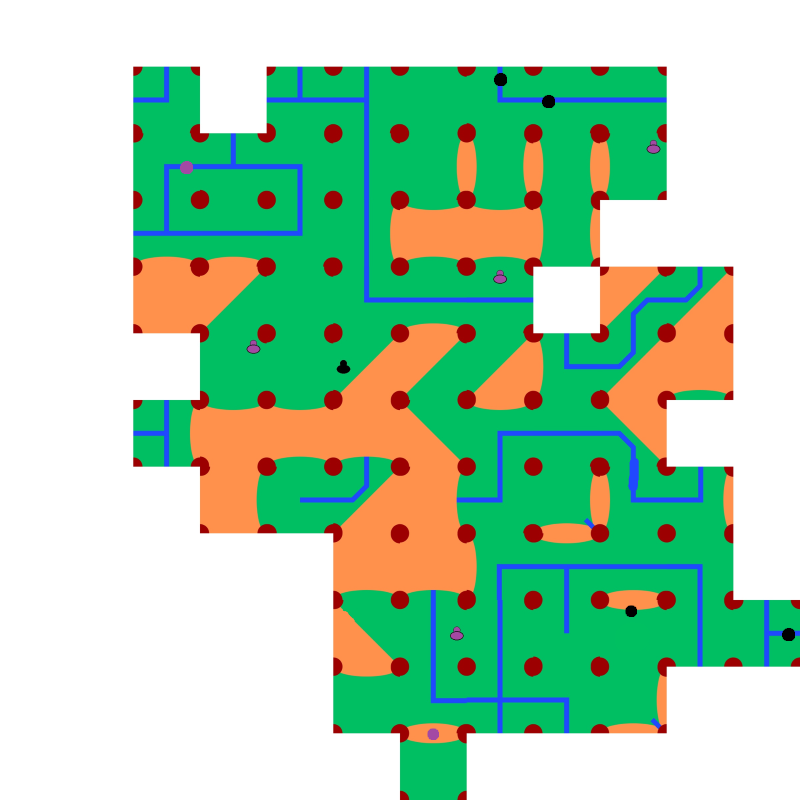
#> input picture abs/field_scorer/CarcassoneFieldsv5/imagenPiola5.jpg, 800 x 800 px
$ python debug_colors.py imagenPiola5.jpg
#> lines starting #> are read from the running program, lines starting #| are printed output that depends on the picture; after the words box and inside, x2 and y2 are one past the last pixel; in counts of white or black regions, pixels touching at a corner belong together
### abs/field_scorer/CarcassoneFieldsv5/src/image_processor.py
"""
Procesamiento de la imagen del tablero.
"""
import numpy as np
import cv2
from typing import Tuple
from config.colors import COLORS, COLOR_TOLERANCE, MEEPLE_TOLERANCE


class ImageProcessor:
    """Procesa la imagen del tablero de Carcassonne."""

    def __init__(self, image_path: str):
        """
        Inicializa el procesador de imágenes.

        Args:
            image_path: Ruta de la imagen del tablero
        """
#> called with image_path = 'imagenPiola5.jpg'
        self.image = cv2.imread(image_path)
#> self.image is the input picture: shape (800, 800, 3); mean B, G, R 173.4, 208, 161.5
        if self.image is None:
            raise ValueError(f"No se pudo cargar la imagen: {image_path}")
        self.image = cv2.cvtColor(self.image, cv2.COLOR_BGR2RGB)
        self.height, self.width = self.image.shape[:2]
#> self.height = 800; self.width = 800

    def create_mask(self, color_name: str) -> np.ndarray:
        """
        Crea una máscara binaria para un color específico.

        Args:
            color_name: Nombre del color en COLORS

        Returns:
            Máscara binaria donde True indica el color buscado
        """
        target_color = np.array(COLORS[color_name])

        # Usar tolerancia específica para meeples
        if 'MEEPLE' in color_name:
            tolerance = MEEPLE_TOLERANCE
        else:
            tolerance = COLOR_TOLERANCE

        lower = np.clip(target_color - tolerance, 0, 255)
        upper = np.clip(target_color + tolerance, 0, 255)

        mask = cv2.inRange(self.image, lower, upper)
        return mask > 0

    def get_combined_barrier_mask(self) -> np.ndarray:
        """
        Crea una máscara combinada de barreras (caminos + castillos).

        Returns:
            Máscara binaria de barreras
        """
        road_mask = self.create_mask('ROAD')
        castle_mask = self.create_mask('CASTLE')
        return road_mask | castle_mask

### abs/field_scorer/CarcassoneFieldsv5/debug_colors.py
"""
Herramienta de debug para ver qué colores detecta el programa.
"""
import sys
import cv2
import numpy as np
from .src.image_processor import ImageProcessor
from .config.colors import COLORS


def show_color_masks(image_path):
    """Muestra las máscaras de cada color."""

    processor = ImageProcessor(image_path)

    print("Dimensiones de imagen:", processor.image.shape)
#| Dimensiones de imagen: (800, 800, 3)
    print("\nColores configurados:")
    for name, color in COLORS.items():
        print(f"  {name}: RGB{color}")

    print("\nCreando máscaras...")

    # Mostrar imagen original
    cv2.imshow('Original', cv2.cvtColor(processor.image, cv2.COLOR_RGB2BGR))

    # Crear y mostrar máscara para cada color
    for color_name in COLORS.keys():
        mask = processor.create_mask(color_name)
        pixel_count = np.sum(mask)

        print(f"\n{color_name}:")
        print(f"  Pixeles detectados: {pixel_count}")
        print(f"  Porcentaje: {pixel_count / mask.size * 100:.2f}%")

        # Convertir máscara a imagen visible
        mask_img = np.zeros_like(processor.image)
        mask_img[mask] = COLORS[color_name]

        cv2.imshow(f'{color_name}', cv2.cvtColor(mask_img, cv2.COLOR_RGB2BGR))
#> this loop made 6 passes
#> pixel_count on passes 1 to 6: 206240, 73193, 21, 0, 544, 610
#|   Pixeles detectados: 206240
#|   Porcentaje: 32.23%
#|   Pixeles detectados: 73193
#|   Porcentaje: 11.44%
#|   Pixeles detectados: 21
#|   Porcentaje: 0.00%
#|   Pixeles detectados: 0
#|   Porcentaje: 0.00%
#|   Pixeles detectados: 544
#|   Porcentaje: 0.08%
#> (further printed lines are left out)
#> pass 1, in create_mask, `mask = cv2.inRange(self.image, lower, upper)`:
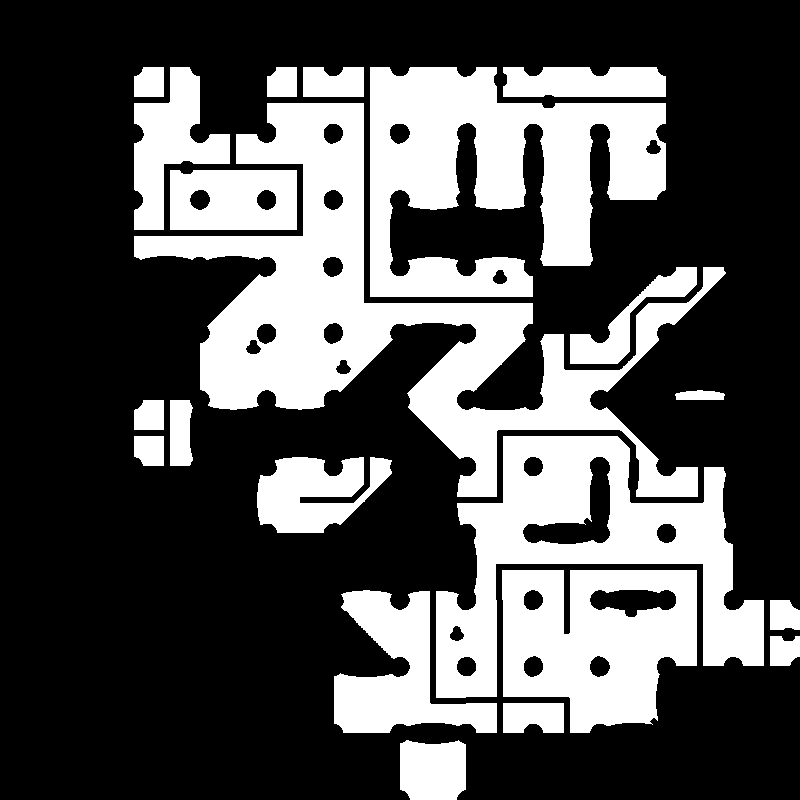
#> mask: shape (800, 800); 32.2% white; 21 white regions, largest, box (x1, y1, x2, y2) and area: (134, 103, 726, 497) 58254, (370, 67, 666, 297) 38617, (436, 436, 764, 698) 32446
#> pass 1, in show_color_masks, `cv2.imshow(f'{color_name}', cv2.cvtColor(mask_img, cv2.COLOR_RGB2BGR))`:
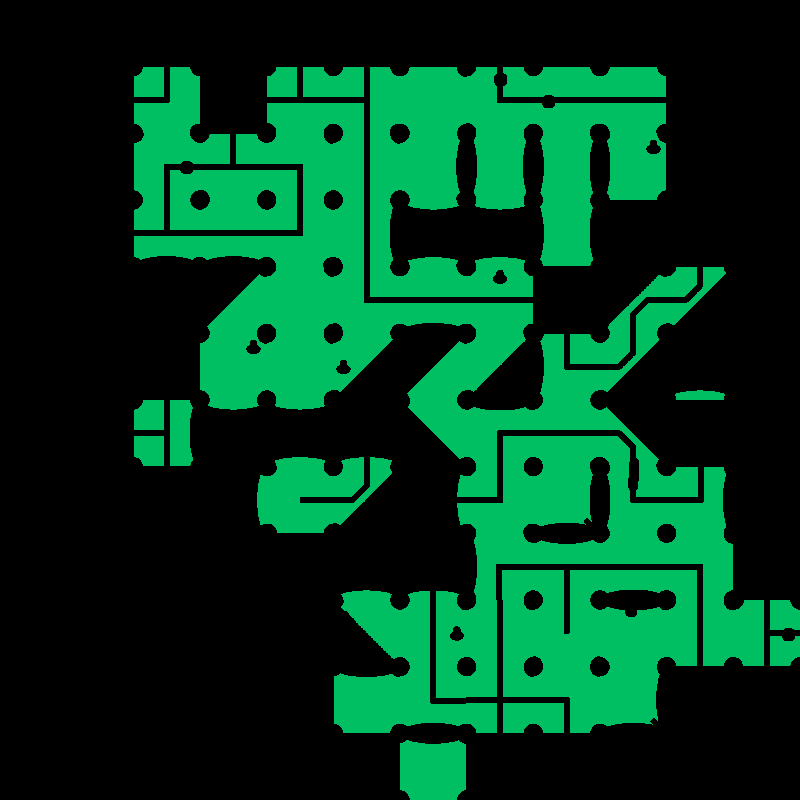
#> window 'FIELD': shape (800, 800, 3); mean B, G, R 31.6, 61.5, 0
#> pass 2, in create_mask (call 2), `mask = cv2.inRange(self.image, lower, upper)`:
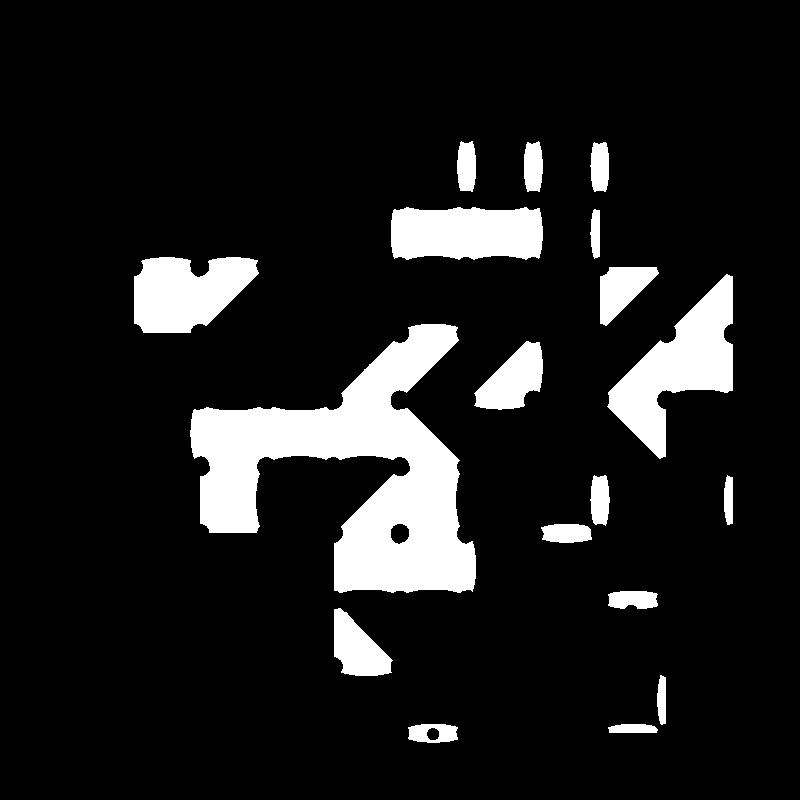
#> mask: shape (800, 800); 11.4% white; 18 white regions, largest, box (x1, y1, x2, y2) and area: (190, 324, 476, 593) 34685, (607, 274, 733, 459) 9785, (391, 207, 543, 260) 7263
#> after the loop: mask_img: shape (800, 800, 3); every value is 0

    # Mostrar máscara de barreras
    barrier_mask = processor.get_combined_barrier_mask()
#> in create_mask (call 7), `mask = cv2.inRange(self.image, lower, upper)`:
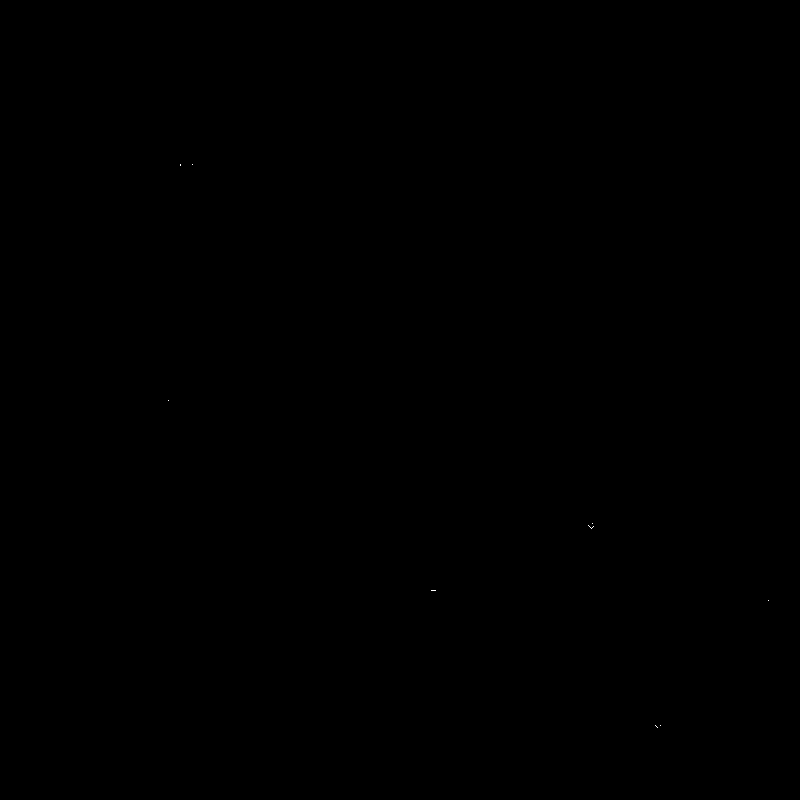
#> mask: shape (800, 800); 0% white in thin lines or dots, all inside (x1, y1, x2, y2) = (168, 164, 769, 728)
#> in get_combined_barrier_mask, `return road_mask | castle_mask`: returned value: shape (800, 800) bool; 11.4% white; 22 white regions (4 under 20 px), largest, box (x1, y1, x2, y2) and area: (190, 324, 476, 593) 34690, (607, 274, 733, 459) 9785, (391, 207, 543, 260) 7263
    barrier_count = np.sum(barrier_mask)
#> barrier_count = 73214
    print(f"\nBARRERAS (Caminos + Castillos):")
    print(f"  Pixeles detectados: {barrier_count}")
#|   Pixeles detectados: 73214

    barrier_img = np.zeros_like(processor.image)
    barrier_img[barrier_mask] = (255, 255, 0)  # Amarillo
    cv2.imshow('Barreras', cv2.cvtColor(barrier_img, cv2.COLOR_RGB2BGR))
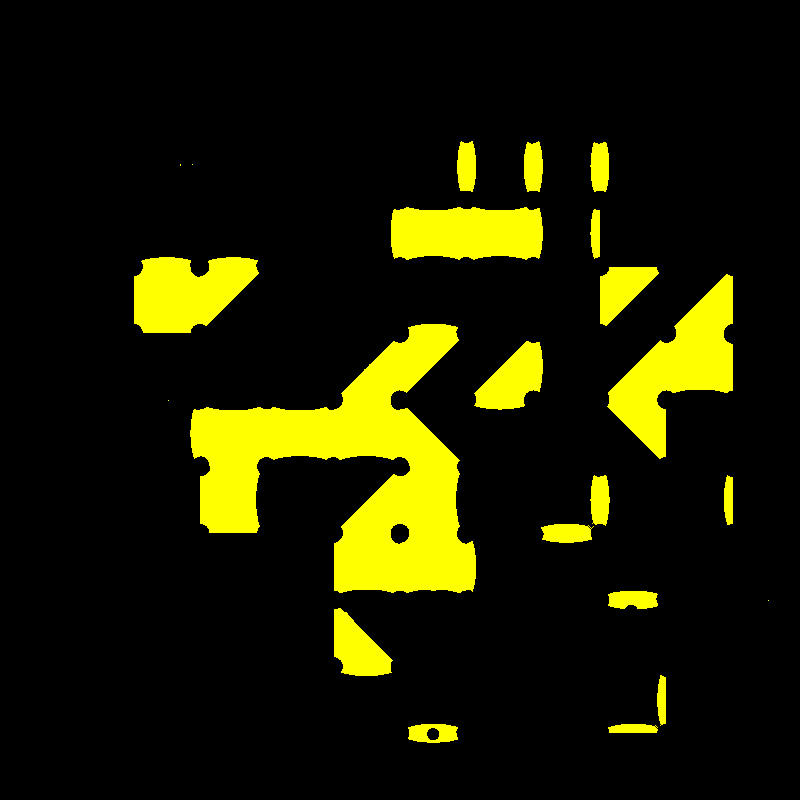
#> window 'Barreras': shape (800, 800, 3); mean B, G, R 0, 29.2, 29.2
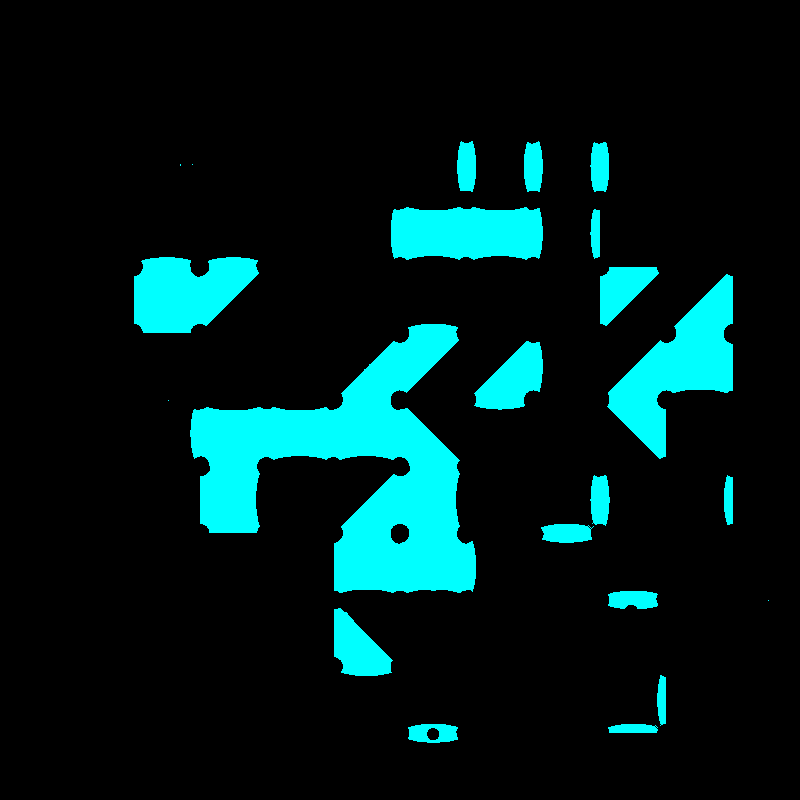
#> barrier_img: shape (800, 800, 3); mean of channels 0, 1, 2 29.2, 29.2, 0; drawn as B, G, R

    print("\nPresiona cualquier tecla para cerrar...")
    cv2.waitKey(0)
    cv2.destroyAllWindows()


if __name__ == "__main__":
    if len(sys.argv) < 2:
        print("Uso: python debug_colors.py <ruta_imagen>")
        sys.exit(1)

    show_color_masks(sys.argv[1])
